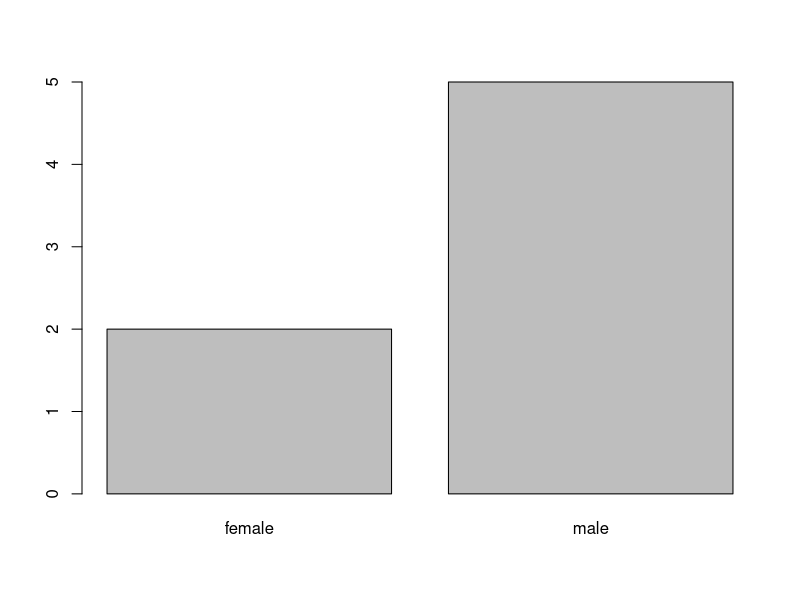
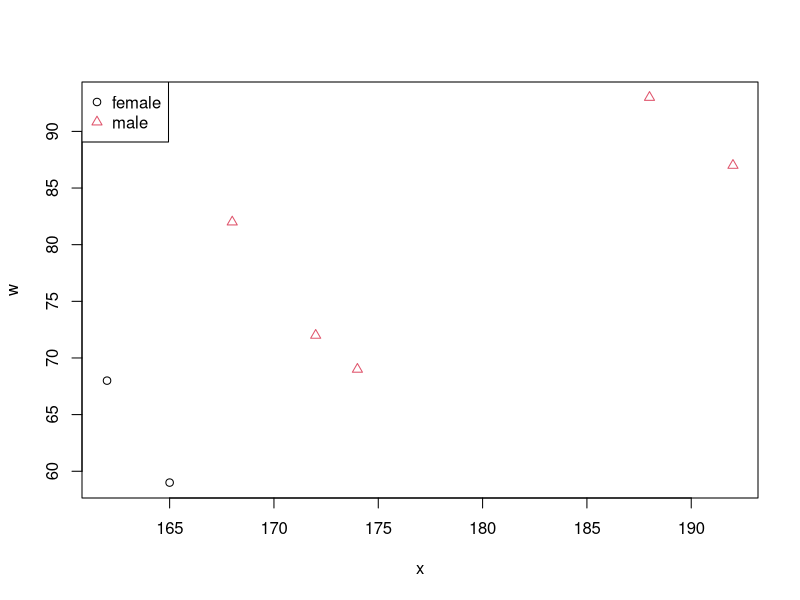
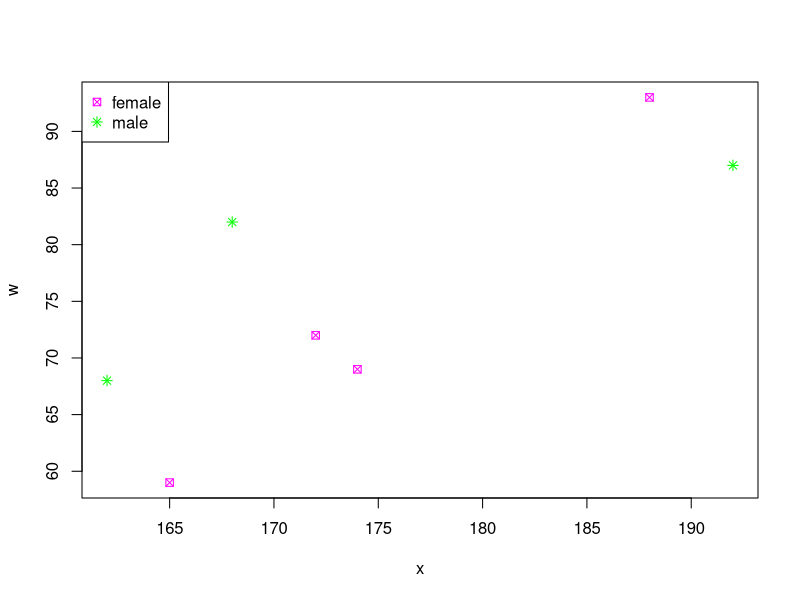

Here is the R script that generated these plots, in order: (Note: this script raises an error after producing the figures.)
x<-c(174,162,188,192,165,168,172) #данные о росте семи сотрудников небольшой компании
str(x) # Функция str() выводит данные об объектах
pol<-c("male","female","male","male","female","male","male") #Формируем вектор "пол" для сотрудников фирмы
is.character(pol)
is.factor(pol)
is.vector(pol)
str(pol)
table(pol)
pol.f<-factor(pol)
is.factor(pol.f)
pol.f
plot(pol.f)
#Вектор веса
w<-c(69,68,93,87,59,82,72)
#Построение графика
plot(x,w,pch=as.numeric(pol.f),col=as.numeric(pol.f)) 
legend("topleft",pch=1:2,col=1:2,legend=levels(pol.f))
plot(x,w,pch=(7:8), col=c("magenta","green"))
legend("topleft",pch=7:8, col=c("magenta","green"),legend=levels(pol.f))


h <- с(8, 10, NA, NA, 8, NA, 8)
mean(h)
